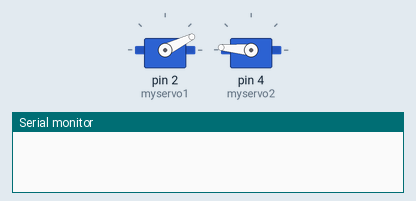
Simulated run of this sketch. Board: Arduino Uno, built with avr-gcc and run on an emulated ATmega328P. Parts: 2 × servo, the last lines printed to the serial monitor.

Above: at 1.1 s.
At 14.1 s:
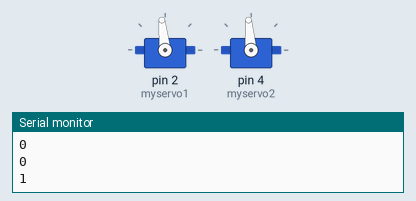
Timing chart, 0 to 15.6 s (numbered marks = the images above):
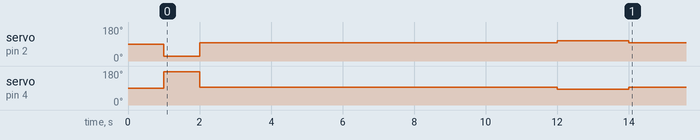

Measured:
- by itself, servo on pin 2 (myservo1): 90° → 26° at 1.0 s, → 96° 1.0 s later, → 107° 10.0 s later, → 96° 2.0 s later
- by itself, servo on pin 4 (myservo2): 90° → 175° at 1.0 s, → 95° 1.0 s later, → 84° 10.0 s later, → 95° 2.0 s later

The sketch:

Servo_Sweep.ino
```cpp
#include <NewPing.h>

#include <Servo.h>

Servo myservo1; // create servo object to control a servo
Servo myservo2;
// twelve servo objects can be created on most boards

double pos = 0;    // variable to store the servo position
int counter =0;
void setup() {
  Serial.begin(9600);
  myservo1.attach(2);
  myservo2.attach(4);// attaches the servo on pin 9 to the servo object
  delay(1000);


    for(int i=0; i< 1; i++){
    myservo1.write(26);  //left side stop (down)
    myservo2.write(175);  // right side stop
    delay(1000);
    Serial.println(i);
  }
   myservo1.write(96);  //left side stop (down)
    myservo2.write(95);  // right side stop
delay(10000);
    for(int i=0; i< 2; i++){
    myservo1.write(107);  //left side stop (down)
    myservo2.write(84);  // right side stop
    delay(1000);
    Serial.println(i);
  }
    myservo1.write(96);  //left side stop (down)
    myservo2.write(95);  // right side stop
}

void loop(){
//  pos = 180;
//  int pos2 = 0;
//  while(pos > 90 && pos2 < 90){
//  myservo1.write(pos2++);
//  myservo2.write(pos--);
//  }
//
//  delay(500000);
//
//delay(1000);

//  if(counter < 5){
//  myservo1.write(107);  //left side stop (down)
//  myservo2.write(84);  // right side stop
//  delay(1000);
//  Serial.println("bob");
//  counter++;
//}else{
//
//}

//myservo1.write(26);  //left side stop (up)
//myservo2.write(175);  // right side stop
//
//Serial.println("hi");
//delay(1000);
//for (pos = pos; pos < 5; pos += 1) { // goes from 0 degrees to 180 degrees
//    // in steps of 1 degree
//    Serial.println("here i am");
//    if(pos<2){
//      myservo1.write(107);  //left side
//      myservo2.write(84);
//      Serial.println("one");
//      delay(1000);
//    }else {
//      myservo1.write(26);  //left side
//      myservo2.write(175);
//      Serial.println("two");
//      delay(1000);
//    }
//                          // tell servo to go to position in variable 'pos'
//   //delay(1000);                       // waits 15ms for the servo to reach the position
//  Serial.println(pos);
//  }
  //myservo1.write(96);  //left side stop
  //myservo2.write(95);  // right side stop
  //delay(1000);
  /*for (pos = 2; pos >= 0; pos -= 1) { // goes from 180 degrees to 0 degrees
    myservo1.write(pos);// tell servo to go to position in variabl
    myservo2.write(2-pos);
    delay(10000);                       // waits 15ms for the servo to reach the position
  }*/

}
```
